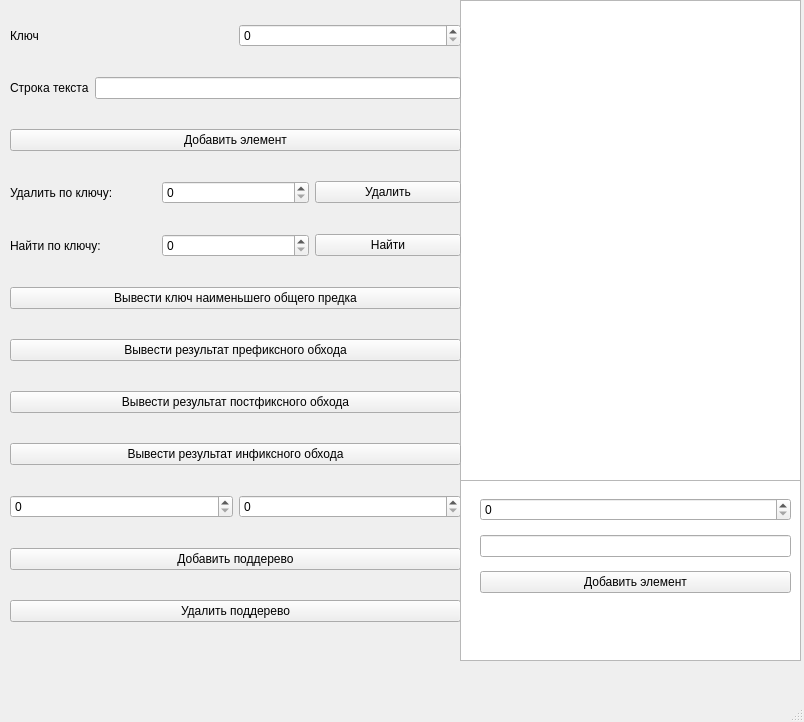
<?xml version="1.0" encoding="UTF-8"?>
<ui version="4.0">
 <class>MainWindow</class>
 <widget class="QMainWindow" name="MainWindow">
  <property name="geometry">
   <rect>
    <x>0</x>
    <y>0</y>
    <width>804</width>
    <height>722</height>
   </rect>
  </property>
  <property name="windowTitle">
   <string>MainWindow</string>
  </property>
  <property name="styleSheet">
   <string notr="true"/>
  </property>
  <widget class="QWidget" name="centralwidget">
   <widget class="QTreeView" name="treeView">
    <property name="geometry">
     <rect>
      <x>460</x>
      <y>0</y>
      <width>341</width>
      <height>651</height>
     </rect>
    </property>
   </widget>
   <widget class="QWidget" name="layoutWidget">
    <property name="geometry">
     <rect>
      <x>10</x>
      <y>0</y>
      <width>451</width>
      <height>651</height>
     </rect>
    </property>
    <layout class="QVBoxLayout" name="verticalLayout">
     <item>
      <layout class="QHBoxLayout" name="horizontalLayout">
       <item>
        <widget class="QLabel" name="lbl_key">
         <property name="text">
          <string>Ключ</string>
         </property>
        </widget>
       </item>
       <item>
        <widget class="QSpinBox" name="spb_val"/>
       </item>
      </layout>
     </item>
     <item>
      <layout class="QHBoxLayout" name="horizontalLayout_2">
       <item>
        <widget class="QLabel" name="lbl_value">
         <property name="text">
          <string>Строка текста</string>
         </property>
        </widget>
       </item>
       <item>
        <widget class="QLineEdit" name="lineEditText"/>
       </item>
      </layout>
     </item>
     <item>
      <widget class="QPushButton" name="bnt_add_item">
       <property name="text">
        <string>Добавить элемент</string>
       </property>
      </widget>
     </item>
     <item>
      <layout class="QHBoxLayout" name="horizontalLayout_3">
       <item>
        <widget class="QLabel" name="lbl_del">
         <property name="text">
          <string>Удалить по ключу:</string>
         </property>
        </widget>
       </item>
       <item>
        <widget class="QSpinBox" name="spb_delValue"/>
       </item>
       <item>
        <widget class="QPushButton" name="bnt_remove">
         <property name="text">
          <string>Удалить</string>
         </property>
        </widget>
       </item>
      </layout>
     </item>
     <item>
      <layout class="QHBoxLayout" name="horizontalLayout_4">
       <item>
        <widget class="QLabel" name="lbl_find">
         <property name="text">
          <string>Найти по ключу:</string>
         </property>
        </widget>
       </item>
       <item>
        <widget class="QSpinBox" name="spb_findValue"/>
       </item>
       <item>
        <widget class="QPushButton" name="bnt_search">
         <property name="text">
          <string>Найти</string>
         </property>
        </widget>
       </item>
      </layout>
     </item>
     <item>
      <widget class="QPushButton" name="bnt_cnt_of_list">
       <property name="text">
        <string>Вывести ключ наименьшего общего предка</string>
       </property>
      </widget>
     </item>
     <item>
      <widget class="QPushButton" name="bnt_pre">
       <property name="text">
        <string>Вывести результат префиксного обхода</string>
       </property>
      </widget>
     </item>
     <item>
      <widget class="QPushButton" name="bnt_post">
       <property name="text">
        <string>Вывести результат постфиксного обхода</string>
       </property>
      </widget>
     </item>
     <item>
      <widget class="QPushButton" name="bnt_in">
       <property name="text">
        <string>Вывести результат инфиксного обхода</string>
       </property>
      </widget>
     </item>
     <item>
      <layout class="QHBoxLayout" name="horizontalLayout_7">
       <item>
        <widget class="QSpinBox" name="el_1"/>
       </item>
       <item>
        <widget class="QSpinBox" name="el_2"/>
       </item>
      </layout>
     </item>
     <item>
      <widget class="QPushButton" name="bnt_add_subtree">
       <property name="text">
        <string>Добавить поддерево</string>
       </property>
      </widget>
     </item>
     <item>
      <widget class="QPushButton" name="bnt_remove_subtree">
       <property name="text">
        <string>Удалить поддерево</string>
       </property>
      </widget>
     </item>
    </layout>
   </widget>
   <widget class="QTreeView" name="treeView_2">
    <property name="geometry">
     <rect>
      <x>460</x>
      <y>480</y>
      <width>341</width>
      <height>181</height>
     </rect>
    </property>
   </widget>
   <widget class="QWidget" name="layoutWidget">
    <property name="geometry">
     <rect>
      <x>480</x>
      <y>490</y>
      <width>311</width>
      <height>111</height>
     </rect>
    </property>
    <layout class="QVBoxLayout" name="verticalLayout_2">
     <item>
      <layout class="QHBoxLayout" name="horizontalLayout_5">
       <item>
        <widget class="QSpinBox" name="spb_val_2"/>
       </item>
      </layout>
     </item>
     <item>
      <layout class="QHBoxLayout" name="horizontalLayout_6">
       <item>
        <widget class="QLineEdit" name="lineEditText_2"/>
       </item>
      </layout>
     </item>
     <item>
      <widget class="QPushButton" name="bnt_add_item_2">
       <property name="text">
        <string>Добавить элемент</string>
       </property>
      </widget>
     </item>
    </layout>
   </widget>
  </widget>
  <widget class="QMenuBar" name="menubar">
   <property name="geometry">
    <rect>
     <x>0</x>
     <y>0</y>
     <width>804</width>
     <height>22</height>
    </rect>
   </property>
  </widget>
  <widget class="QStatusBar" name="statusbar"/>
 </widget>
 <resources/>
 <connections/>
</ui>
